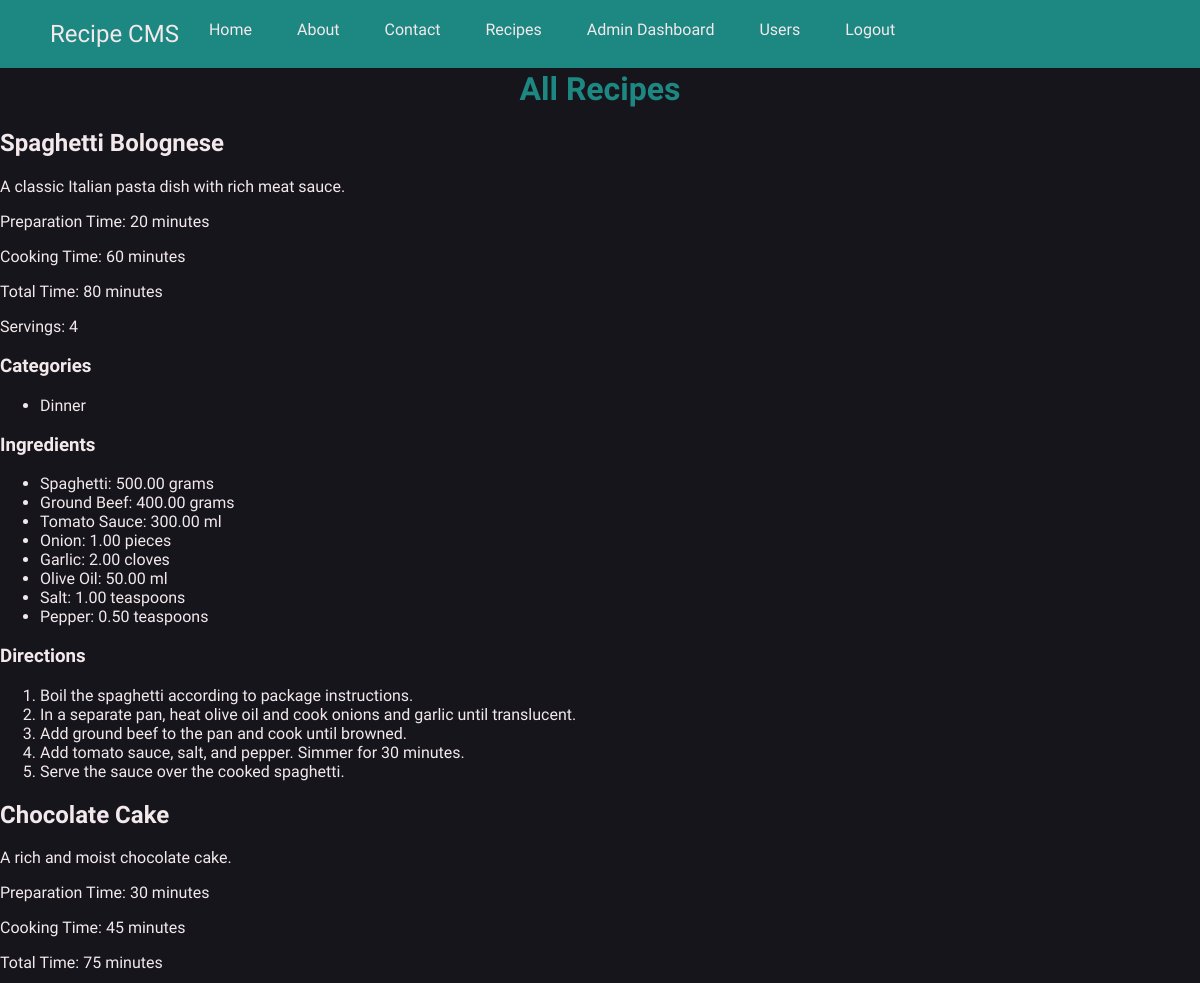
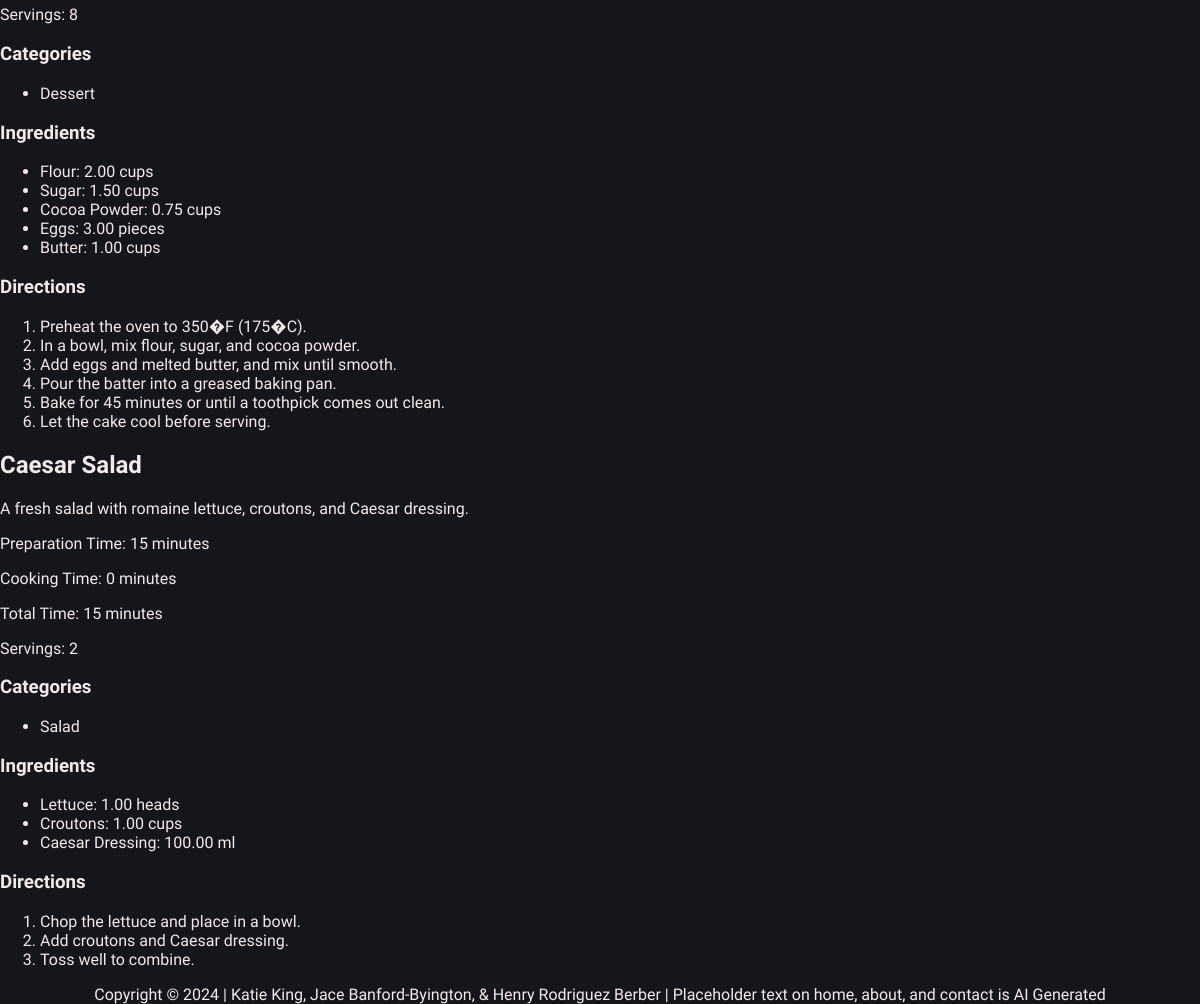
Page /index.php?page=recipe (signed in) on the committed database (2 pictures, top to bottom).
### tables this page shows
CREATE TABLE IF NOT EXISTS Recipe (
    RecipeID INT PRIMARY KEY AUTO_INCREMENT,
    Title VARCHAR(255) NOT NULL,
    Description TEXT,
    PrepTime INT,  
    CookTime INT,  
    TotalTime INT,  
    Servings INT,
    DateCreated DATETIME DEFAULT CURRENT_TIMESTAMP,
    AuthorID INT,
    FOREIGN KEY (AuthorID) REFERENCES Users(UserId)
);

CREATE TABLE IF NOT EXISTS Category (
    CategoryID INT PRIMARY KEY AUTO_INCREMENT,
    Name VARCHAR(255) NOT NULL
);

CREATE TABLE IF NOT EXISTS RecipeIngredient (
    RecipeID INT,
    IngredientID INT,
    Quantity DECIMAL(10, 2),
    PRIMARY KEY (RecipeID, IngredientID),
    FOREIGN KEY (RecipeID) REFERENCES Recipe(RecipeID),
    FOREIGN KEY (IngredientID) REFERENCES Ingredient(IngredientID)
);

CREATE TABLE IF NOT EXISTS Ingredient (
    IngredientID INT PRIMARY KEY AUTO_INCREMENT,
    Name VARCHAR(255) NOT NULL,
    Unit VARCHAR(50)
);

CREATE TABLE IF NOT EXISTS Instructions (
    InstructionID INT PRIMARY KEY AUTO_INCREMENT,
    RecipeID INT,
    StepNumber INT,
    Description TEXT,
    FOREIGN KEY (RecipeID) REFERENCES Recipe(RecipeID)
);

### dbConnection.php (called while the page is built, shortened)
<?php
function getConnection()
{
    $dbConnection = @mysqli_connect(DB_SERVER, DB_USER, DB_PSWD, DB_NAME) or die("Could not connect to MySQL server.");
    return $dbConnection;
}
function getAllRecipes(): array
{
    $query = 'SELECT * FROM `Recipe`';
    $response = getConnection()->execute_query($query);
    return $response->fetch_all(MYSQLI_ASSOC);
}
function getInstructionsByRecipeId($recipeId): array
{
    $query = "SELECT * FROM `Instructions` WHERE RecipeID = ?";
    $response = getConnection()->execute_query($query, [$recipeId]);
    return $response->fetch_all(MYSQLI_ASSOC);
}
function getCategoriesByRecipeId($recipeId): array
{
    $query = "SELECT c.Name FROM `Category` c
              INNER JOIN `RecipeCategory` rc ON c.CategoryID = rc.CategoryID
              WHERE rc.RecipeID = ?";
    $response = getConnection()->execute_query($query, [$recipeId]);
    return $response->fetch_all(MYSQLI_ASSOC);
}
function getIngredientsByRecipeId($recipeId): array
{
    $query = "SELECT i.Name, ri.Quantity, i.Unit FROM `Ingredient` i
              INNER JOIN `RecipeIngredient` ri ON i.IngredientID = ri.IngredientID
              WHERE ri.RecipeID = ?";
    $response = getConnection()->execute_query($query, [$recipeId]);
    return $response->fetch_all(MYSQLI_ASSOC);
}

### pages/recipe.php (the view)
<?php
require_once 'dbconnection.php';
$recipes = getAllRecipes();
function getCategories($recipeId)
{
    return getCategoriesByRecipeId($recipeId);
}
function getIngredients($recipeId)
{
    return getIngredientsByRecipeId($recipeId);
}
function getInstructions($recipeId)
{
    return getInstructionsByRecipeId($recipeId);
} ?>
<h1>All Recipes</h1>
<?php if (count($recipes) > 0): ?>
        <?php foreach ($recipes as $recipe): ?>
            <?php
            $categories = getCategories($recipe['RecipeID']);
            $ingredients = getIngredients($recipe['RecipeID']);
            $instructions = getInstructions($recipe['RecipeID']);
            ?>
                <h2><?php echo htmlspecialchars($recipe['Title']); ?></h2>
                <p><?php echo htmlspecialchars($recipe['Description']); ?></p>
                <p>Preparation Time: <?php echo htmlspecialchars($recipe['PrepTime']); ?> minutes</p>
                <p>Cooking Time: <?php echo htmlspecialchars($recipe['CookTime']); ?> minutes</p>
                <p>Total Time: <?php echo htmlspecialchars($recipe['TotalTime']); ?> minutes</p>
                <p>Servings: <?php echo htmlspecialchars($recipe['Servings']); ?></p>
                <h3>Categories</h3>
                <ul>
                    <?php foreach ($categories as $category): ?>
                        <li><?php echo htmlspecialchars($category['Name']); ?></li>
                    <?php endforeach; ?>
                </ul>
                <h3>Ingredients</h3>
                <ul>
                    <?php foreach ($ingredients as $ingredient): ?>
                        <li><?php echo htmlspecialchars($ingredient['Name']) . ': ' . htmlspecialchars($ingredient['Quantity']) . ' ' . htmlspecialchars($ingredient['Unit']); ?></li>
                    <?php endforeach; ?>
                </ul>
                <h3>Directions</h3>
                <ol>
                    <?php foreach ($instructions as $instruction): ?>
                        <li><?php echo htmlspecialchars($instruction['Description']); ?></li>
                    <?php endforeach; ?>
                </ol>
        <?php endforeach; ?>
<?php else: ?>
    <p>No recipes found.</p>
<?php endif; ?>

### rows in the picture
recipe: Title "Spaghetti Bolognese", Description "A classic Italian pasta dish with rich meat sauce.", PrepTime "20", CookTime "60", TotalTime "80", Servings "4"
category: Name "Dinner"
recipeingredient: IngredientID.Name "Spaghetti", Quantity "500.00", IngredientID.Unit "grams"
recipeingredient: IngredientID.Name "Ground Beef", Quantity "400.00", IngredientID.Unit "grams"
recipeingredient: IngredientID.Name "Tomato Sauce", Quantity "300.00", IngredientID.Unit "ml"
recipeingredient: IngredientID.Name "Onion", Quantity "1.00", IngredientID.Unit "pieces"
recipeingredient: IngredientID.Name "Garlic", Quantity "2.00", IngredientID.Unit "cloves"
recipeingredient: IngredientID.Name "Olive Oil", Quantity "50.00", IngredientID.Unit "ml"
recipeingredient: IngredientID.Name "Salt", Quantity "1.00", IngredientID.Unit "teaspoons"
recipeingredient: IngredientID.Name "Pepper", Quantity "0.50", IngredientID.Unit "teaspoons"
instructions: Description "Boil the spaghetti according to package instructions."
instructions: Description "In a separate pan, heat olive oil and cook onions and garlic until translucent."
instructions: Description "Add ground beef to the pan and cook until browned."
instructions: Description "Add tomato sauce, salt, and pepper. Simmer for 30 minutes."
instructions: Description "Serve the sauce over the cooked spaghetti."
recipe: Title "Chocolate Cake", Description "A rich and moist chocolate cake.", PrepTime "30", CookTime "45", TotalTime "75", Servings "8"
category: Name "Dessert"
recipeingredient: IngredientID.Name "Flour", Quantity "2.00", IngredientID.Unit "cups"
recipeingredient: IngredientID.Name "Sugar", Quantity "1.50", IngredientID.Unit "cups"
recipeingredient: IngredientID.Name "Cocoa Powder", Quantity "0.75", IngredientID.Unit "cups"
recipeingredient: IngredientID.Name "Eggs", Quantity "3.00", IngredientID.Unit "pieces"
recipeingredient: IngredientID.Name "Butter", Quantity "1.00", IngredientID.Unit "cups"
instructions: Description "Preheat the oven to 350�F (175�C)."
instructions: Description "In a bowl, mix flour, sugar, and cocoa powder."
instructions: Description "Add eggs and melted butter, and mix until smooth."
instructions: Description "Pour the batter into a greased baking pan."
instructions: Description "Bake for 45 minutes or until a toothpick comes out clean."
instructions: Description "Let the cake cool before serving."
recipe: Title "Caesar Salad", Description "A fresh salad with romaine lettuce, croutons, and Caesar dressing.", PrepTime "15", CookTime "0", TotalTime "15", Servings "2"
category: Name "Salad"
recipeingredient: IngredientID.Name "Lettuce", Quantity "1.00", IngredientID.Unit "heads"
recipeingredient: IngredientID.Name "Croutons", Quantity "1.00", IngredientID.Unit "cups"
recipeingredient: IngredientID.Name "Caesar Dressing", Quantity "100.00", IngredientID.Unit "ml"
instructions: Description "Chop the lettuce and place in a bowl."
instructions: Description "Add croutons and Caesar dressing."
instructions: Description "Toss well to combine."
